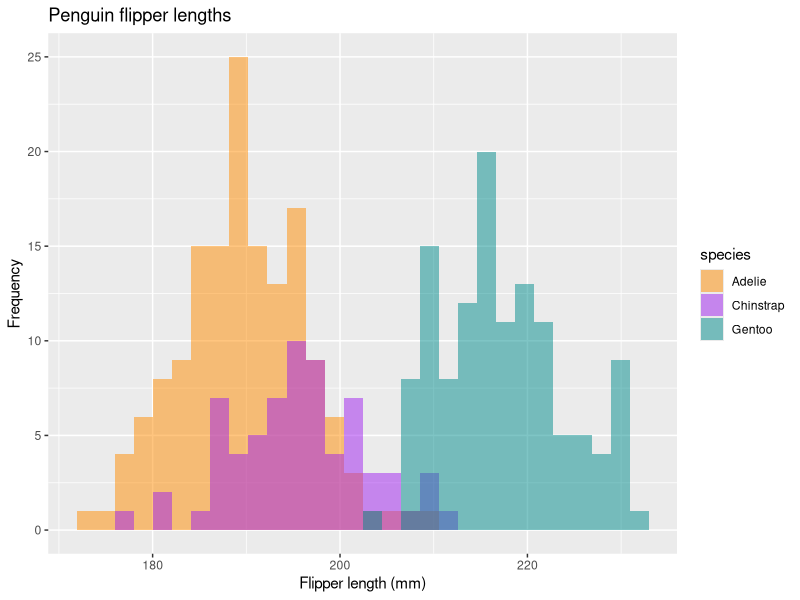
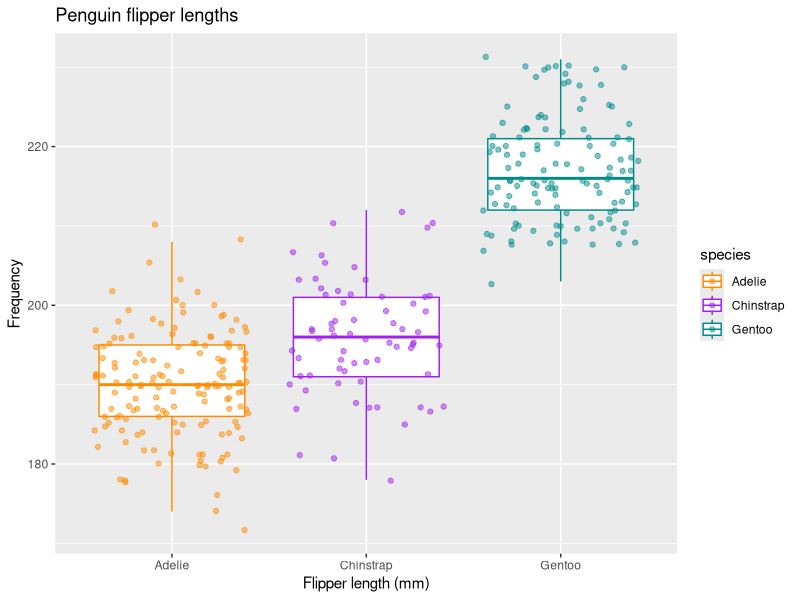

Write the R code that produced these figures, in order.
# A. Using the geom_histogram() function of the ggplot2 package plot the flipper 
# length distribution coloring each species with a different color (hint: use 
# the fill argument of the aes() function to fill the histogram area and the 
# position = "identity" argument of the geom_histogram()). Play with the binwidth 
# argument. Try to insert y = ..density.. in aes(). Do you notice any change?
#install.packages("palmerpenguins")
#install.packages("ggplot2")
library(palmerpenguins)
library(ggplot2)

data("penguins")

flipper_hist <- ggplot(data = penguins, aes(x = flipper_length_mm)) +
  geom_histogram(aes(fill = species),
  alpha = 0.5, position = "identity") +
  scale_fill_manual(values = c("darkorange", "purple", "cyan4")) +
  labs(x = "Flipper length (mm)", y = "Frequency",
       title = "Penguin flipper lengths")
#png("./plots/penguin_flipper_lengths_hist")
flipper_hist
#dev.off()

# B. About the flipper length, for each species of penguins compute the:
# 1. sample mean;
# 2. sample median;
# 3. sample standard deviation (use a division by n-1);
# 4. sample variance.
# (hint: to choose only a specific species use
# penguins[penguins$species == "Gentoo",])
stddev_cs <- function(data_vec, removeNA = TRUE) {
  if (removeNA == TRUE) {
    data_vec <- na.omit(data_vec)
  }
  vec_len <- length(data_vec)
  avg <- sum(data_vec)/vec_len
  
  stddev <- sqrt(sum((data_vec - avg)^2) / (vec_len - 1))
  
  return (stddev)
}
# Adelie
# Extrapolate the flipper_length_mm from penguins only of
# the selected species 'Adelie'
fl_adelie <- penguins[penguins$species == "Adelie",]$flipper_length_mm

fl_adelie_mean <- mean(fl_adelie, na.rm = TRUE)
fl_adelie_median <- median(fl_adelie, na.rm = TRUE)
fl_adelie_stddev <- stddev_cs(fl_adelie)
fl_adelie_variance <- var(fl_adelie, na.rm = TRUE)
# Chinstrap
# Extrapolate the flipper_length_mm from penguins only of
# the selected species 'Chinstrap'
fl_chinstrap <- penguins[penguins$species == "Chinstrap",]$flipper_length_mm

fl_chinstrap_mean <- mean(fl_chinstrap, na.rm = TRUE)
fl_chinstrap_median <- median(fl_chinstrap, na.rm = TRUE)
fl_chinstrap_stddev <- stddev_cs(fl_chinstrap)
fl_chinstrap_variance <- var(fl_chinstrap, na.rm = TRUE)
# Gentoo
# Extrapolate the flipper_length_mm from penguins only of
# the selected species 'Gentoo'
fl_gentoo <- penguins[penguins$species == "Gentoo",]$flipper_length_mm

fl_gentoo_mean <- mean(fl_gentoo, na.rm = TRUE)
fl_gentoo_median <- median(fl_gentoo, na.rm = TRUE)
fl_gentoo_stddev <- stddev_cs(fl_gentoo)
fl_gentoo_variance <- var(fl_gentoo, na.rm = TRUE)

# C. Using the geom_boxplot() function of the ggplot2 package plot the boxplot
# of the flipper length variable coloring each species with a different color
# (hint: use the color argument of the aes() function).
flipper_box <- ggplot(data = penguins, aes(x = species, y = flipper_length_mm,
                                           color = species)) +
  geom_boxplot(outlier.alpha = 0) +
  geom_jitter(alpha = 0.5) +
  scale_color_manual(values = c("darkorange", "purple", "cyan4")) +
  labs(x = "Flipper length (mm)", y = "Frequency", 
       title = "Penguin flipper lengths")
#png("./plots/penguin_flipper_lengths")
flipper_box
#dev.off()

# D. Compute the flipper length quartiles for "Gentoo" penguins (Q1, Q2, Q3).
# Method 1: compute one by one
fl_gentoo_Q1 <- quantile(fl_gentoo, probs = 0.25, na.rm = TRUE)
fl_gentoo_Q2 <- quantile(fl_gentoo, probs = 0.50, na.rm = TRUE)
fl_gentoo_Q3 <- quantile(fl_gentoo, probs = 0.75, na.rm = TRUE)
# Alternative method: compute all together
fl_gentoo_Qs <- quantile(fl_gentoo, probs = c(0.25, 0.50, 0.75), na.rm = TRUE)

# E. Calculate the flipper length 40th percentile for the "Adelie" penguins
fl_adelie_40th <- quantile(fl_adelie, probs = 0.40, na.rm = TRUE)



